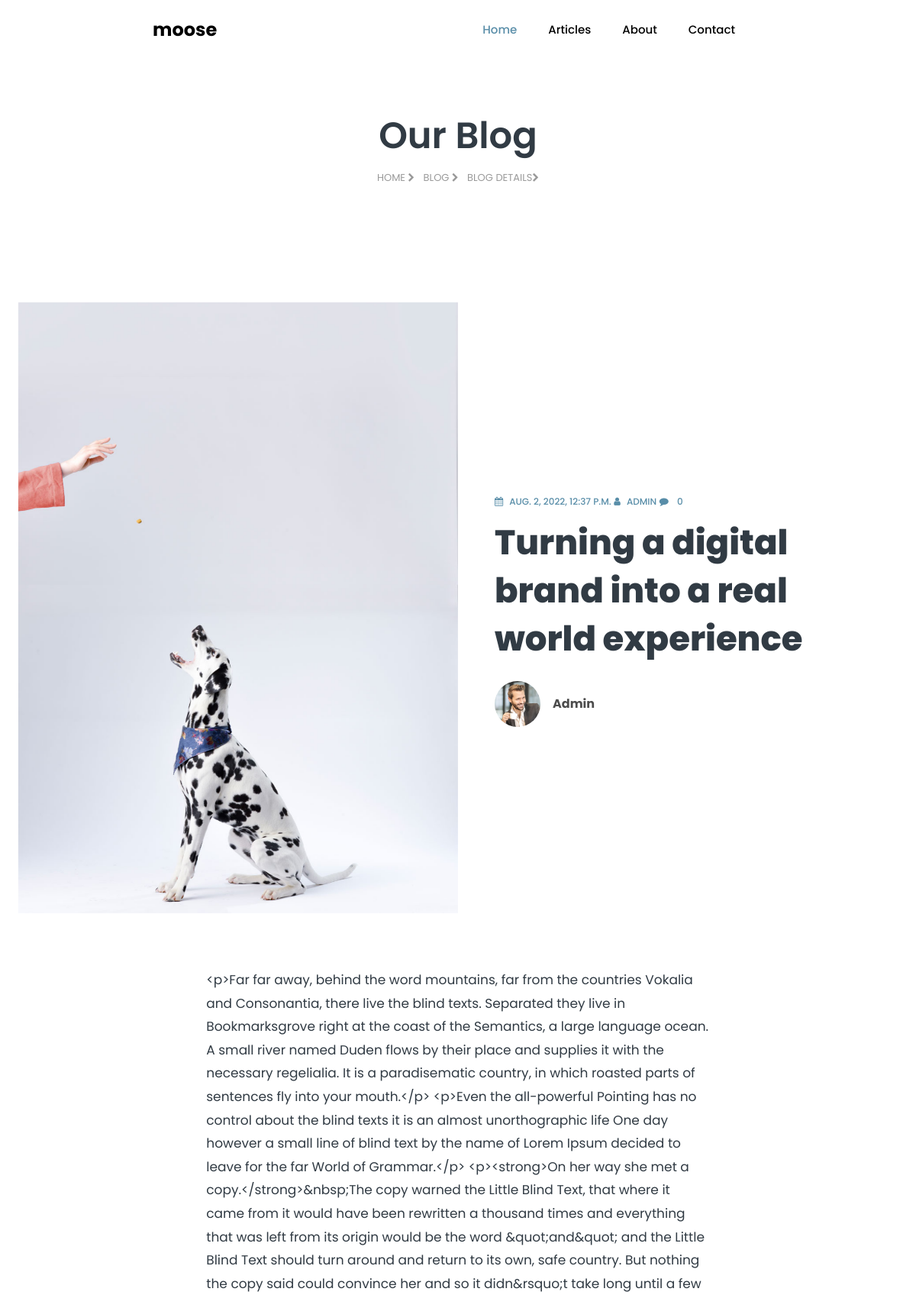
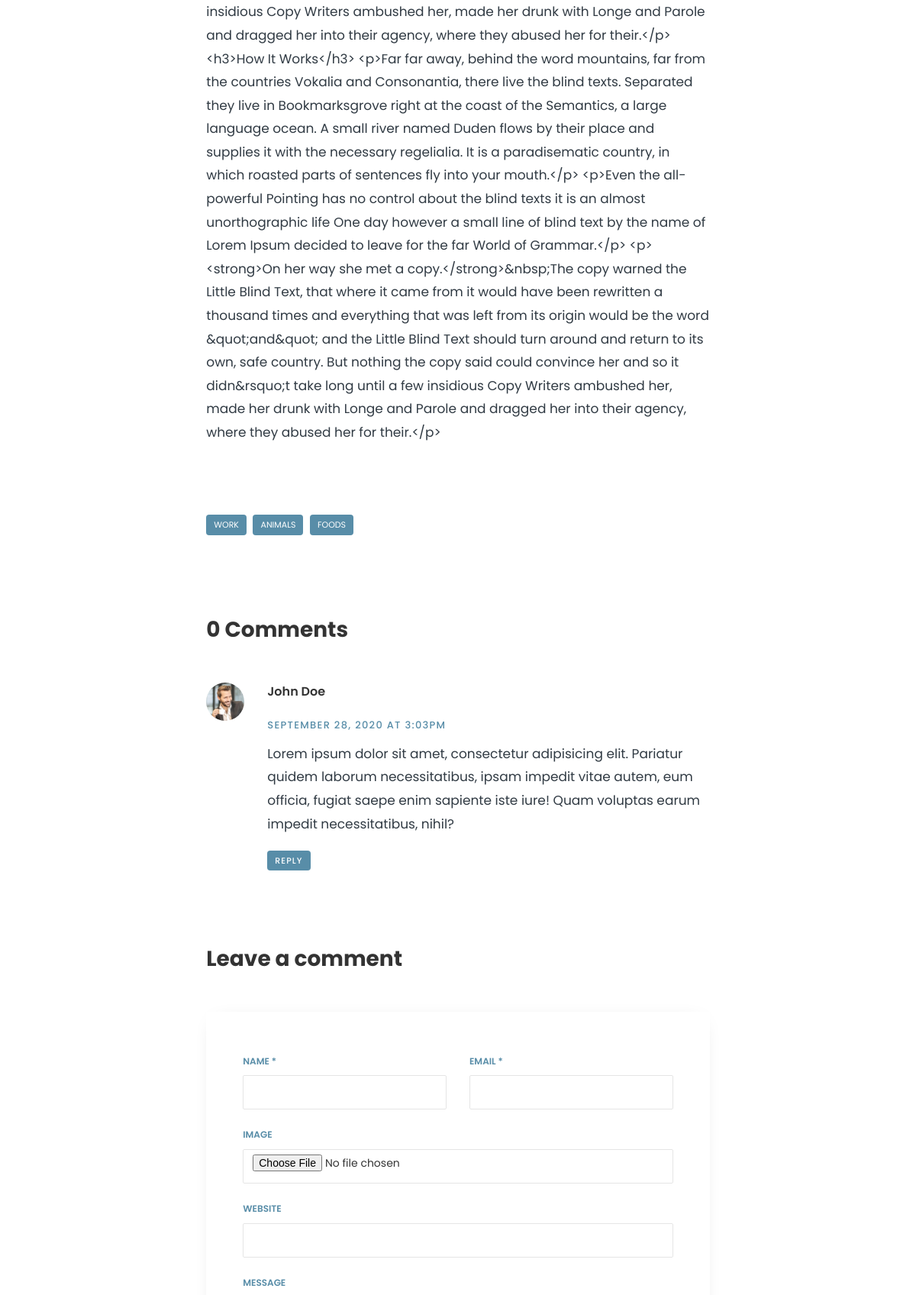
/blog_single/turning-a-digital-brand-into-a-real-world-experien/ (upper part), run on the app's committed database (2 pictures, top to bottom).
### blog/models.py (models this page shows, shortened)
class Article(models.Model):
    author = models.ForeignKey(About, on_delete=models.CASCADE, null=True)
    title = models.CharField(max_length=100)
    slug = models.SlugField(unique=True, null=True)
    content = RichTextField()
    image = models.ImageField(upload_to='article/')
    tag = models.ManyToManyField(Tag)
    created_at = models.DateTimeField(auto_now_add=True)
    is_published = models.BooleanField(default=False)

class About(models.Model):
    author = models.ForeignKey(User, on_delete=models.SET_NULL, null=True)
    username = models.CharField(max_length=100)
    user_pr = models.ForeignKey(Profession, on_delete=models.CASCADE)
    image = models.ImageField(upload_to='article/')
    subtitle = RichTextField()
    def __str__(self):
        return self.username

class Tag(models.Model):
    name = models.CharField(max_length=50)
    def __str__(self):
        return self.name

### blog/views.py (the view)
# urls.py: path('blog_single/<slug:slug>/', blog_single)
def blog_single(request, slug):
    post = Article.objects.get(slug=slug)
    author = About.objects.all()
    email = request.POST.get('email')
    if request.method == 'POST':
        Subscribe.objects.create(email=email)
    comments = Comment.objects.filter(article__slug__exact=slug).order_by('-id')
    form = CommentForm(request.POST or None, request.FILES)
    if form.is_valid():
        comment = form.save(commit=False)
        comment.article = post
        comment.user = request.user
        comment.save()
        return redirect(f'blog_single/{post.slug}#comment')
    context = {
        'author': author,
        'post': post,
        'email': email,
        'comments': comments,
        'form': form,
    }
    return render(request, 'blog-single.html', context)

### blog/forms.py
class CommentForm(ModelForm):
    class Meta:
        model = Comment
        fields = '__all__'
        exclude = ['article', 'user']
    def __init__(self, *args, **kwargs):
        super(CommentForm, self).__init__(*args, **kwargs)
        for field_name, field in self.fields.items():
            field.widget.attrs['class'] = "form-control"

### templates/blog-single.html (shortened to what this page needs)
{% extends 'base.html' %}
{% load static %}
{% block content %}
<section class="hero-wrap hero-wrap-2">
    <div class="container">
        <div class="row no-gutters slider-text align-items-center justify-content-center">
            <div class="col-md-9 text-center ftco-animate pt-5">
                <h1 class="mb-3 bread">Our Blog</h1>
                <p class="breadcrumbs"><span class="mr-2"><a href="/">Home <i
                        class="fa fa-chevron-right"></i></a></span> <span class="mr-2"><a href="/blog/">Blog <i
                        class="fa fa-chevron-right"></i></a></span> <span>Blog Details<i
                        class="fa fa-chevron-right"></i></span></p>
            </div>
        </div>
    </div>
</section>
<section class="ftco-section">
    <div class="container-fluid px-md-4">
        <div class="row no-gutters">
            <div class="col-md-12 blog-wrap">
                <div class="row no-gutters align-items-center">
                    <div class="col-md-6 img img-blog js-fullheight"
                         style="background-image:url({{ post.image.url }})">
                    </div>
                    <div class="col-md-6">
                        <div class="text p-md-5 py-5 px-4 ftco-animate">
                            <p class="meta">
                                <a href="#"><span class="fa fa-calendar mr-2"></span>{{ post.created_at }}</a>
                                <a href="#"><span class="fa fa-user mr-2"></span>{{ post.author }}</a>
                                <a href="#" class="meta-chat"><span class="fa fa-comment mr-2"></span> {{ post.comment_set.count }}</a>
                            </p>
                            <h2 class="mb-4"><a href="/blog_single/">{{ post.title }}</a></h2>
                            <div class="icon d-flex align-items-center">
                                <div class="img"
                                     style="background-image:url({% static 'images/xperson_1.jpg.pagespeed.ic.P4pHl6glbj.jpg' %})"></div>
                                <div class="position pl-3">
                                    <h4 class="mb-0">{{ post.author.username }}</h4>
                                </div>
                            </div>
                        </div>
                    </div>
                </div>
                <div class="row justify-content-center pt-4 py-md-5">
                    <div class="col-md-7">
                        <div class="py-4">
                            <p>{{ post.content }}</p>
                        </div>
                        <div class="tag-widget post-tag-container mb-5 mt-5">
                            <div class="tagcloud">
                                {% for tag in post.tag.all %}
                                <a href="#" class="tag-cloud-link">{{ tag }}</a>
                                {% endfor %}
                            </div>
                        </div>
                        <div class="comment-post py-5">
                            <h3 class="mb-5">{{post.comment_set.count }} Comments</h3>
                            <ul class="comment-list">
                                <li class="comment">
                                    <div class="vcard bio">
                                        <img src="{% static 'images/xperson_1.jpg.pagespeed.ic.P4pHl6glbj.jpg' %}"
                                             alt="Image placeholder">
                                    </div>
                                    <div class="comment-body">
                                        <h3>John Doe</h3>
                                        <div class="meta">September 28, 2020 at 3:03pm</div>
                                        <p>Lorem ipsum dolor sit amet, consectetur adipisicing elit. Pariatur quidem
                                            laborum necessitatibus, ipsam impedit vitae autem, eum officia, fugiat saepe
                                            enim sapiente iste iure! Quam voluptas earum impedit necessitatibus,
                                            nihil?</p>
                                        <p><a href="#" class="reply">Reply</a></p>
                                    </div>
                                </li>
                            </ul>
                        </div>
                        <div class="comment-form-wrap pt-5" id="comment">
                            <h3 class="mb-5">Leave a comment</h3>
                            <form class="p-5 comment-form" method="post">
                                <div class="row">
                                    <div class="col-md-6">
                                        <div class="form-group">
                                            <label for="name">Name *</label>
                                            {{ form.name }}
                                        </div>
                                    </div>
                                    <div class="col-md-6">
                                        <div class="form-group">
                                            <label for="email">Email *</label>
                                            {{ form.email }}
                                        </div>
                                    </div>
                                    <div class="col-md-12">
                                        <div class="form-group">
                                            <label for="img">Image </label>
                                            {{ form.img }}
                                        </div>
                                    </div>
                                    <div class="col-md-12">
                                        <div class="form-group">
                                            <label for="web">Website</label>
                                            {{ form.web }}
                                        </div>
                                    </div>
                                    <div class="col-md-12">
                                        <div class="form-group">
                                            <label for="msg">Message</label>
                                        </div>
                                    </div>
                                </div>
                            </form>
                        </div>
                    </div>
                </div>
            </div>
        </div>
    </div>
</section>
{% endblock %}

### templates/base.html (shortened to what this page needs)
<!DOCTYPE html>
{% load static %}
<html lang="en">
<head>
    <link rel="stylesheet" href="https://stackpath.bootstrapcdn.com/font-awesome/4.7.0/css/font-awesome.min.css">
    <link rel="stylesheet"
          href="{% static 'css/A.animate.css+owl.carousel.min.css+owl.theme.default.min.css+magnific-popup.css+flaticon.css+style.css,Mcc.nz9zzkaoXH.css.pagespeed.cf.HVOMWXzxQA.css' %}"/>
</head>
<body>
<nav class="navbar navbar-expand-lg navbar-dark ftco_navbar bg-dark ftco-navbar-light" id="ftco-navbar">
    <div class="container">
        <a class="navbar-brand" href="/">moose</a>
        <div class="collapse navbar-collapse" id="ftco-nav">
            <ul class="navbar-nav ml-auto">
                <li class="nav-item active"><a href="/" class="nav-link">Home</a></li>
                <li class="nav-item"><a href="/blog/" class="nav-link">Articles</a></li>
                <li class="nav-item"><a href="/about/" class="nav-link">About</a></li>
                <li class="nav-item"><a href="/contact/" class="nav-link">Contact</a></li>
            </ul>
        </div>
    </div>
</nav>
{% block content %}
{% endblock %}
</body>
</html>

### data on the page
Article: image (picture), created_at "AUG. 2, 2022, 12:37 P.M.", author "ADMIN", comment_set.count "0", title "Turning a digital brand into a real world experience", author.username "Admin", content "<p>Far far away, behind the word mountains, far from the countries Vokalia and Consonantia, there live the blind texts. Separated they live in Bookmarksgrove right at the coast of the Semantics, a large language ocean. A small river named Duden flows by their place and supplies it with the necessary regelialia. It is a paradisematic country, in which roasted parts of sentences fly into your mouth.</p> <p>Even the all-powerful Pointing has no control about the blind texts it is an almost unorthographic life One day however a small line of blind text by the name of Lorem Ipsum decided to leave for the far World of Grammar.</p> <p><strong>On her way she met a copy.</strong>&nbsp;The copy…"
Tag: name "WORK"
Tag: name "ANIMALS"
Tag: name "FOODS"
